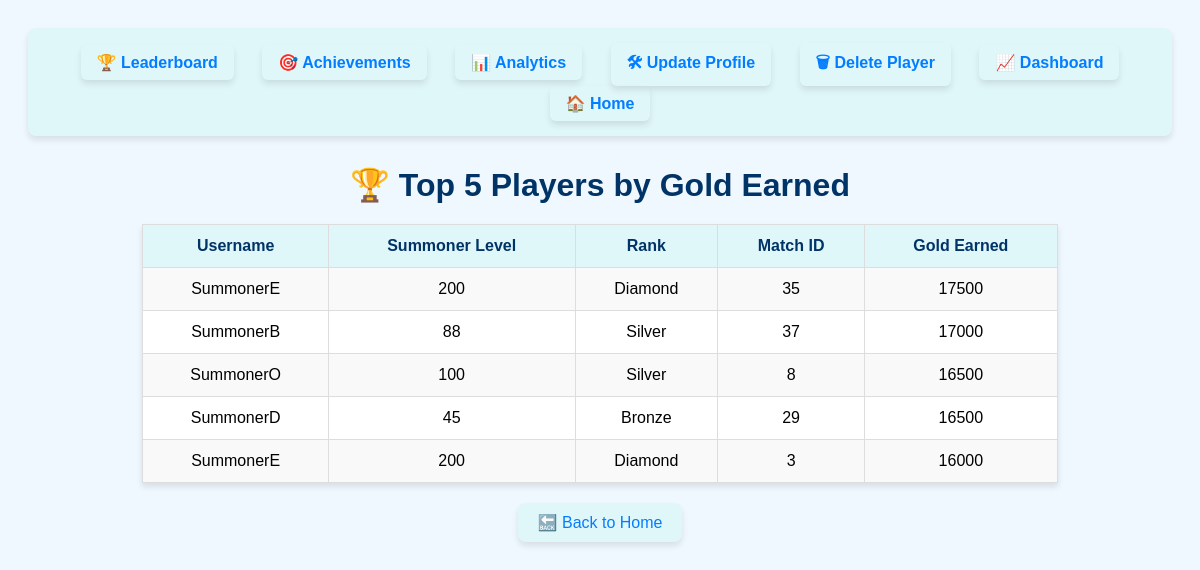
The page /pages/leaderboard.php on the database its author committed.
### tables this page shows
CREATE TABLE `PlayerStats` (
    `StatID` INT AUTO_INCREMENT PRIMARY KEY,
    `PlayerMatchID` INT,
    `Kills` INT,
    `Deaths` INT,
    `Assists` INT,
    `GoldEarned` INT,
    `DamageDealt` INT,
    FOREIGN KEY (`PlayerMatchID`) REFERENCES `PlayerMatch`(`PlayerMatchID`)
        ON DELETE CASCADE
);

CREATE TABLE `Player` (
    `PlayerID` INT AUTO_INCREMENT PRIMARY KEY,
    `Username` VARCHAR(50) NOT NULL UNIQUE,
    `SummonerLevel` INT,
    `Rank` VARCHAR(20),
    `RegionID` INT,
    `JoinDate` DATE,
    FOREIGN KEY (`RegionID`) REFERENCES `Region`(`RegionID`)
        ON DELETE SET NULL
);

CREATE TABLE `PlayerMatch` (
    `PlayerMatchID` INT AUTO_INCREMENT PRIMARY KEY,
    `PlayerID` INT,
    `MatchID` INT,
    FOREIGN KEY (`PlayerID`) REFERENCES `Player`(`PlayerID`)
        ON DELETE CASCADE,
    FOREIGN KEY (`MatchID`) REFERENCES `Match`(`MatchID`)
        ON DELETE CASCADE
);

### pages/leaderboard.php (the view, shortened to what this page needs)
<?php
require_once('../config/db.php');
?>
<!DOCTYPE html>
<html>
<head>
    <link rel="stylesheet" href="../styles/leaderboard.css">
</head>
<body>
    <?php include 'navbar.php'; ?>
    <h1>🏆 Top 5 Players by Gold Earned</h1>
    <table>
        <tr>
            <th>Username</th>
            <th>Summoner Level</th>
            <th>Rank</th>
            <th>Match ID</th>
            <th>Gold Earned</th>
        </tr>
        <?php
        $sql = "
            SELECT p.Username, p.SummonerLevel, p.Rank, pm.MatchID, ps.GoldEarned
            FROM PlayerStats ps
            JOIN PlayerMatch pm ON ps.PlayerMatchID = pm.PlayerMatchID
            JOIN Player p ON pm.PlayerID = p.PlayerID
            ORDER BY ps.GoldEarned DESC
            LIMIT 5
        ";
        $stmt = $conn->prepare($sql);
        $stmt->execute();
        $results = $stmt->fetchAll(PDO::FETCH_ASSOC);
        foreach ($results as $row) {
            echo "<tr>";
            echo "<td>" . htmlspecialchars($row['Username']) . "</td>";
            echo "<td>" . $row['SummonerLevel'] . "</td>";
            echo "<td>" . $row['Rank'] . "</td>";
            echo "<td>" . $row['MatchID'] . "</td>";
            echo "<td>" . $row['GoldEarned'] . "</td>";
            echo "</tr>";
        }
        ?>
    </table>
    <p><a href="../index.php">🔙 Back to Home</a></p>
</body>
</html>

### pages/navbar.php
<link rel="stylesheet" href="../styles/navbar.css">
<nav class="navbar">
    <a href="leaderboard.php">🏆 Leaderboard</a>
    <a href="player_achievements.php">🎯 Achievements</a>
    <a href="analytics.php">📊 Analytics</a>
    <a href="update_profile.php">🛠 Update Profile</a>
    <a href="delete_player.php">🗑 Delete Player</a>
    <a href="dashboard.php">📈 Dashboard</a>
    <a href="../index.php">🏠 Home</a>
</nav>

### styles/leaderboard.css (style rules this page uses)
body { font-family: Arial, sans-serif; background-color: #f0f8ff; text-align: center; padding: 20px; }
h1 { color: #003366; margin-bottom: 20px; }
table { width: 80%; margin: 0 auto 20px auto; border-collapse: collapse; background-color: #ffffff; box-shadow: 0 4px 6px rgba(0, 0, 0, 0.1); }
th, td { border: 1px solid #ddd; padding: 12px; text-align: center; }
th { background-color: #e0f7fa; color: #003366; font-weight: bold; }
tr:nth-child(even) { background-color: #f9f9f9; }
a { text-decoration: none; color: #037dff; font-size: 16px; display: inline-block; padding: 10px 20px; background-color: #e0f7fa; border-radius: 8px; transition: all 0.3s ease; box-shadow: 0 4px 6px rgba(0, 0, 0, 0.1); }

### styles/navbar.css (style rules this page uses)
.navbar { background-color: #e0f7fa; padding: 15px; border-radius: 8px; box-shadow: 0 4px 6px rgba(0, 0, 0, 0.1); margin-bottom: 30px; text-align: center; }
.navbar a { text-decoration: none; color: #037dff; font-size: 16px; font-weight: bold; margin: 0 12px; padding: 8px 16px; background-color: transparent; border-radius: 6px; transition: all 0.3s ease; }

### rows shown on the page
playerstats: player.Username "SummonerE", player.SummonerLevel "200", player.Rank "Diamond", PlayerMatchID.MatchID "35", GoldEarned "17500"
playerstats: player.Username "SummonerB", player.SummonerLevel "88", player.Rank "Silver", PlayerMatchID.MatchID "37", GoldEarned "17000"
playerstats: player.Username "SummonerO", player.SummonerLevel "100", player.Rank "Silver", PlayerMatchID.MatchID "8", GoldEarned "16500"
playerstats: player.Username "SummonerD", player.SummonerLevel "45", player.Rank "Bronze", PlayerMatchID.MatchID "29", GoldEarned "16500"
playerstats: player.Username "SummonerE", player.SummonerLevel "200", player.Rank "Diamond", PlayerMatchID.MatchID "3", GoldEarned "16000"
